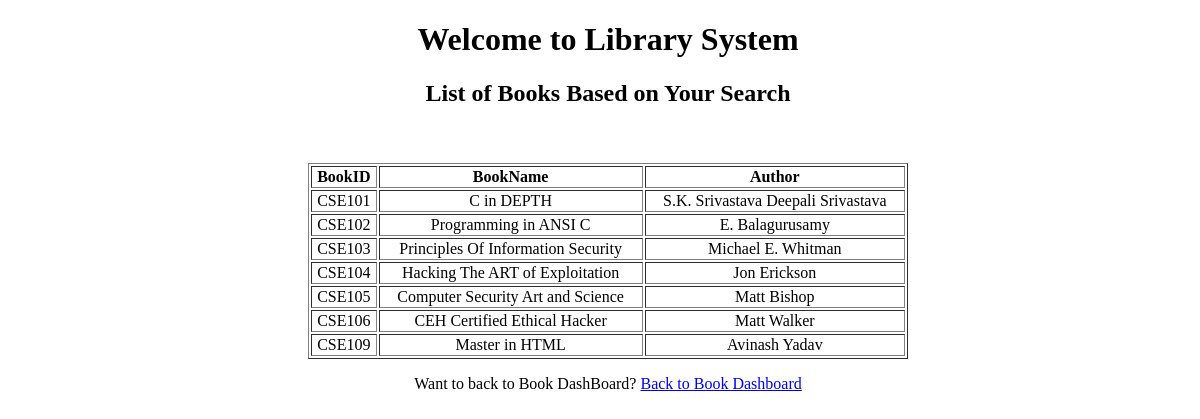
The app's page /LibraryManagementSystemWithRegistrationForm/search_book.php with its own data.
### tables this page shows
CREATE TABLE `books` (
  `BookId` varchar(20) NOT NULL,
  `BookName` varchar(90) NOT NULL,
  `Author` text NOT NULL,
  `Publisher` varchar(60) NOT NULL,
  `NumberOfBooks` int(100) NOT NULL,
  `Reservation` varchar(60) NOT NULL DEFAULT 'No'
);

### LibraryManagementSystemWithRegistrationForm/search_book.php (the view, shortened to what this page needs)
<?php
$regValue=$_GET['regName'];
include "config.php";
?>
<!DOCTYPE html>
<html>
    <head>
    </head>
    <body class='center'>
        <h1>Welcome to Library System</h1>
        <h2>List of Books Based on Your Search</h2>
    <br></br>
    <?php
        $name="$regValue";
        $sql="select * from books where BookName LIKE '%$name%'";
        $res=mysqli_query($conn,$sql);
        echo "<table style='width:50% ' border='1' align='center' >";
        echo "<tr style='background-color: white;'>";
        echo "<th>";  echo "BookID";  echo "</th>";
        echo "<th>";  echo "BookName";  echo "</th>";
        echo "<th>";  echo "Author";  echo "</th>";
        echo "</tr>";
        while($row=mysqli_fetch_assoc($res)){
            echo "<tr>";
            echo "<td>"; echo $row['BookId']; echo "</td>";
            echo "<td>"; echo $row['BookName']; echo "</td>";
            echo "<td>"; echo $row['Author']; echo "</td>";
            echo "</tr>";
        }
        echo "</table>";
    ?>
 <p class="Login-Register-text">Want to back to Book DashBoard? <a href="books.php">Back to Book Dashboard</a></p>
        </body>
</html>

### LibraryManagementSystemWithRegistrationForm/search_book.php (style rules this page uses)
.center { text-align: center; background-image: url("lib1"); }
.center { width: 100%; min-height: 100vh; background-image: url("lib1.jpg"); align-self: auto; background-repeat: no-repeat; background-size: cover; }

### records on screen
books: BookId "CSE101", BookName "C in DEPTH", Author "S.K. Srivastava Deepali Srivastava"
books: BookId "CSE102", BookName "Programming in ANSI C", Author "E. Balagurusamy"
books: BookId "CSE103", BookName "Principles Of Information Security", Author "Michael E. Whitman"
books: BookId "CSE104", BookName "Hacking The ART of Exploitation", Author "Jon Erickson"
books: BookId "CSE105", BookName "Computer Security Art and Science", Author "Matt Bishop"
books: BookId "CSE106", BookName "CEH Certified Ethical Hacker", Author "Matt Walker"
books: BookId "CSE109", BookName "Master in HTML", Author "Avinash Yadav"
